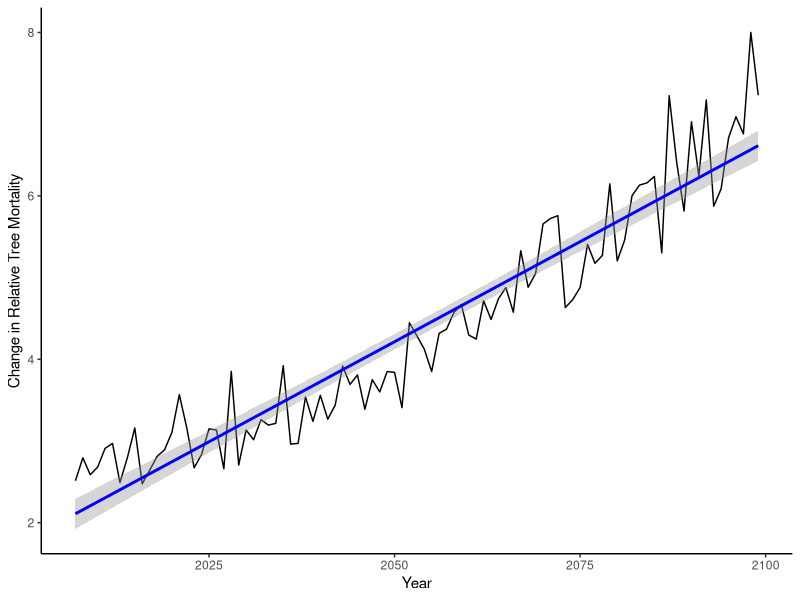
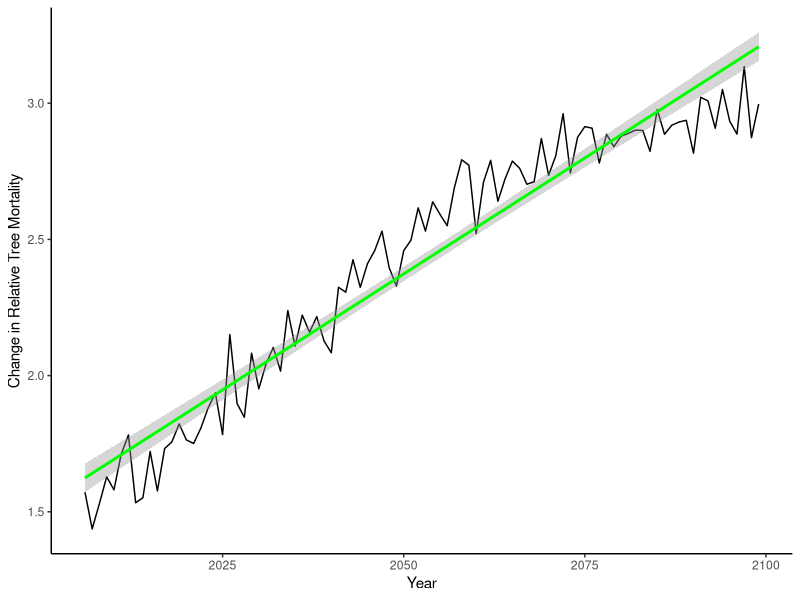
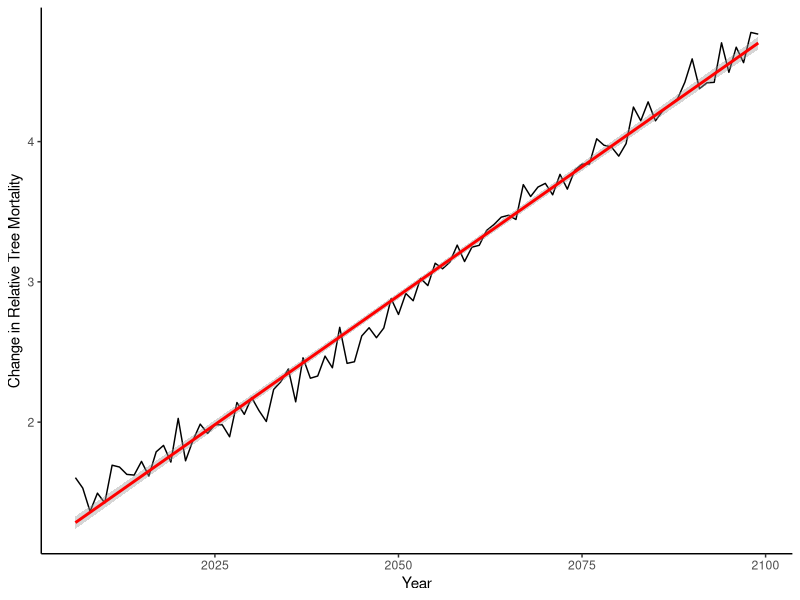
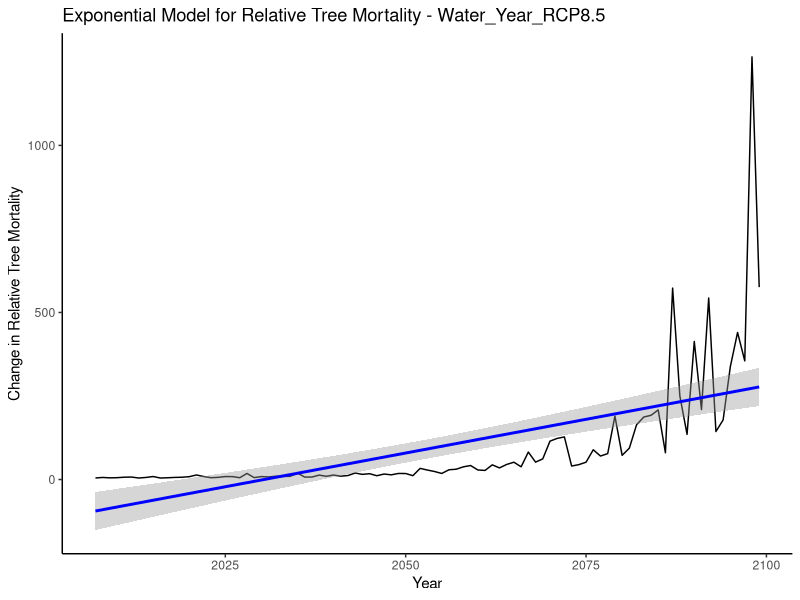
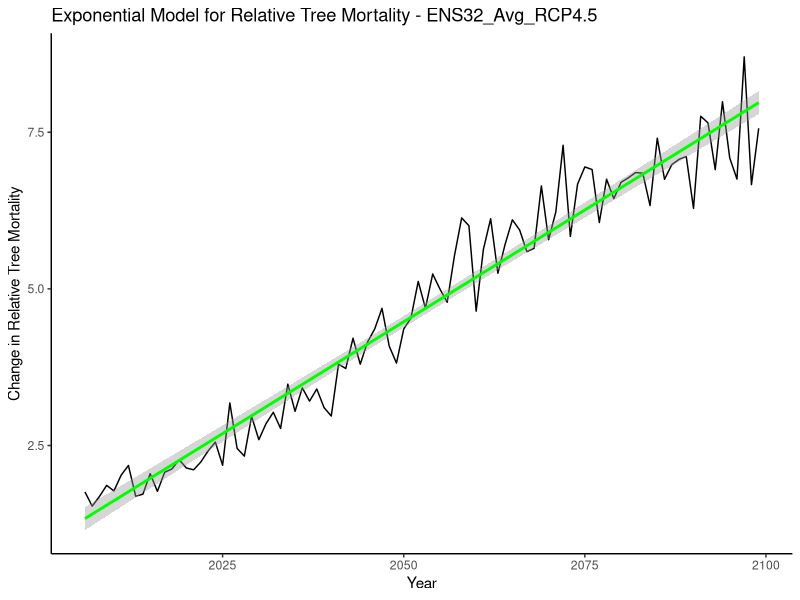
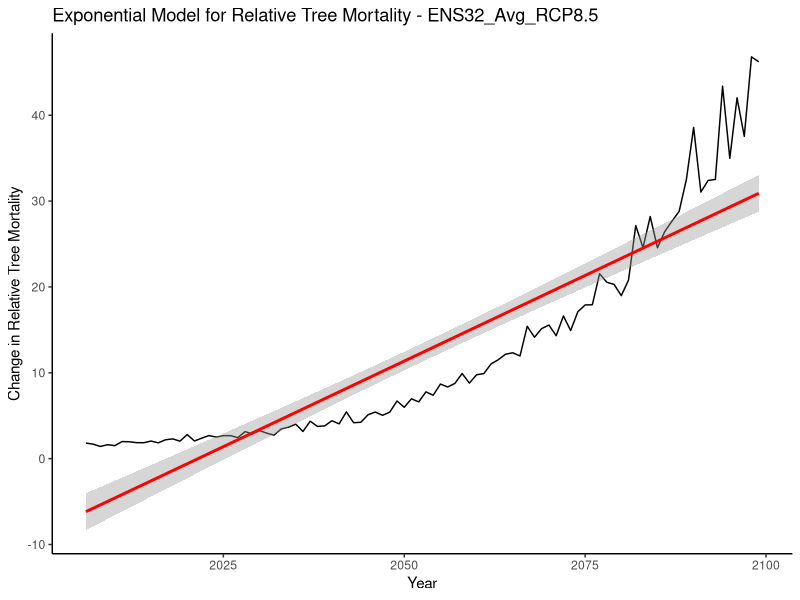

These charts were generated, in order, by the following R code:
## ---- chunk 1
knitr::opts_chunk$set(echo = TRUE)
## ---- chunk 2
#load packages and read in data

library(lubridate)
library(ggplot2)
library(tidyverse)
library(chron)

wateryr_rcp85_k = read.csv("tasmax_wateryear_loca_models_max_rcp85.csv")
ens32avg_hist_k = read.csv("tasmax_year_ens32avg_historical.csv")
ens32avg_rcp45_k = read.csv("tasmax_year_ens32avg_rcp45.csv")
ens32avg_rcp85_k = read.csv("tasmax_year_ens32avg_rcp85.csv")

## ---- chunk 3
#convert all to celsius and subtract from historical average 

wateryr_rcp85 <- wateryr_rcp85_k %>%
  mutate(tasmax_wateryear = tasmax_wateryear - 273.15 - 15.88) 

ens32avg_hist <- ens32avg_hist_k %>%
  mutate(tasmax_year_historical = tasmax_year_historical - 273.15)

ens32avg_rcp45 <- ens32avg_rcp45_k %>%
  mutate(tasmax_year_ens32avg_rcp45 = tasmax_year_ens32avg_rcp45 - 273.15 - 15.88)

ens32avg_rcp85 <- ens32avg_rcp85_k %>%
  mutate(tasmax_year_ens32avg_rcp85 = tasmax_year_ens32avg_rcp85 - 273.15 - 15.88)



## ---- chunk 4
#average reference temp from historical data (1950 - 2005)

summary(ens32avg_hist)

avg <- 15.88

avg

## ---- chunk 5
#variables for emperical linear model for low elevation (b/c climate data is not estimated for high elevations"

B0_lin <- .9465
B1_lin <- .6695

#wateryr_rcp85 linear model for mortality

wateryr_rcp85_mort <- B0_lin + B1_lin * (wateryr_rcp85["tasmax_wateryear"]) %>%
  rename(mortality = tasmax_wateryear)

wateryr_rcp85_mort$year <- c(2007,2008,2009,2010,2011,2012,2013,2014,2015,2016,2017,2018,2019,2020,2021,2022,2023,2024,2025,2026,2027,2028,2029,2030,2031,2032,2033,2034,2035,2036,2037,2038,2039,2040,2041,2042,2043,2044,2045,2046,2047,2048,2049,2050,2051,2052,2053,2054,2055,2056,2057,2058,2059,2060,2061,2062,2063,2064,2065,2066,2067,2068,2069,2070,2071,2072,2073,2074,2075,2076,2077,2078,2079,2080,2081,2082,2083,2084,2085,2086,2087,2088,2089,2090,2091,2092,2093,2094,2095,2096,2097,2098,2099)

wateryr_rcp85_mort_plt = ggplot(wateryr_rcp85_mort, aes(year, wateryr_rcp85_mort$mortality))+geom_line()+ labs(y="Change in Relative Tree Mortality", x="Year") + theme_classic() + stat_smooth(method = "lm", col = "blue")
wateryr_rcp85_mort_plt

#ens32avg_rcp45 linear model for mortality 

ens32avg_rcp45_mort <- B0_lin + B1_lin * (ens32avg_rcp45["tasmax_year_ens32avg_rcp45"]) %>%
  rename(mortality = tasmax_year_ens32avg_rcp45)

ens32avg_rcp45_mort$year <- c(2006,2007,2008,2009,2010,2011,2012,2013,2014,2015,2016,2017,2018,2019,2020,2021,2022,2023,2024,2025,2026,2027,2028,2029,2030,2031,2032,2033,2034,2035,2036,2037,2038,2039,2040,2041,2042,2043,2044,2045,2046,2047,2048,2049,2050,2051,2052,2053,2054,2055,2056,2057,2058,2059,2060,2061,2062,2063,2064,2065,2066,2067,2068,2069,2070,2071,2072,2073,2074,2075,2076,2077,2078,2079,2080,2081,2082,2083,2084,2085,2086,2087,2088,2089,2090,2091,2092,2093,2094,2095,2096,2097,2098,2099)

ens32avg_rcp45_mort_plt = ggplot(ens32avg_rcp45_mort, aes(year, ens32avg_rcp45_mort$mortality))+geom_line()+ labs(y="Change in Relative Tree Mortality", x="Year") + theme_classic() + stat_smooth(method = "lm", col = "green")
ens32avg_rcp45_mort_plt


#ens32avg_rcp85 linear model for mortality

ens32avg_rcp85_mort <- B0_lin + B1_lin * (ens32avg_rcp85["tasmax_year_ens32avg_rcp85"]) %>%
  rename(mortality = tasmax_year_ens32avg_rcp85)

ens32avg_rcp85_mort$year <- c(2006,2007,2008,2009,2010,2011,2012,2013,2014,2015,2016,2017,2018,2019,2020,2021,2022,2023,2024,2025,2026,2027,2028,2029,2030,2031,2032,2033,2034,2035,2036,2037,2038,2039,2040,2041,2042,2043,2044,2045,2046,2047,2048,2049,2050,2051,2052,2053,2054,2055,2056,2057,2058,2059,2060,2061,2062,2063,2064,2065,2066,2067,2068,2069,2070,2071,2072,2073,2074,2075,2076,2077,2078,2079,2080,2081,2082,2083,2084,2085,2086,2087,2088,2089,2090,2091,2092,2093,2094,2095,2096,2097,2098,2099)

ens32avg_rcp85_mort_plt = ggplot(ens32avg_rcp85_mort, aes(year, ens32avg_rcp85_mort$mortality))+geom_line()+ labs(y="Change in Relative Tree Mortality", x="Year") + theme_classic() + stat_smooth(method = "lm", col = "red")
ens32avg_rcp85_mort_plt

ens32avg_rcp85_mort


## ---- chunk 6
#exponential

B0_exp <- -.0752
B1_exp <- .6851

#ens32avg_rcp45 linear model for mortality 

wateryr_rcp85_mort <- 2.7182 ^ (B0_exp + B1_exp * (wateryr_rcp85["tasmax_wateryear"])) %>%
  rename(mortality = tasmax_wateryear)

wateryr_rcp85_mort$year <- c(2007,2008,2009,2010,2011,2012,2013,2014,2015,2016,2017,2018,2019,2020,2021,2022,2023,2024,2025,2026,2027,2028,2029,2030,2031,2032,2033,2034,2035,2036,2037,2038,2039,2040,2041,2042,2043,2044,2045,2046,2047,2048,2049,2050,2051,2052,2053,2054,2055,2056,2057,2058,2059,2060,2061,2062,2063,2064,2065,2066,2067,2068,2069,2070,2071,2072,2073,2074,2075,2076,2077,2078,2079,2080,2081,2082,2083,2084,2085,2086,2087,2088,2089,2090,2091,2092,2093,2094,2095,2096,2097,2098,2099)

wateryr_rcp85_mort_plt = ggplot(wateryr_rcp85_mort, aes(year, wateryr_rcp85_mort$mortality))+geom_line()+ labs(y="Change in Relative Tree Mortality", x="Year", title = "Exponential Model for Relative Tree Mortality - Water_Year_RCP8.5") + theme_classic() + stat_smooth(method = "lm", col = "blue")
wateryr_rcp85_mort_plt

ens32avg_rcp45_mort <- 2.7182 ^ (B0_exp + B1_exp * (ens32avg_rcp45["tasmax_year_ens32avg_rcp45"])) %>%
  rename(mortality = tasmax_year_ens32avg_rcp45)

ens32avg_rcp45_mort$year <- c(2006,2007,2008,2009,2010,2011,2012,2013,2014,2015,2016,2017,2018,2019,2020,2021,2022,2023,2024,2025,2026,2027,2028,2029,2030,2031,2032,2033,2034,2035,2036,2037,2038,2039,2040,2041,2042,2043,2044,2045,2046,2047,2048,2049,2050,2051,2052,2053,2054,2055,2056,2057,2058,2059,2060,2061,2062,2063,2064,2065,2066,2067,2068,2069,2070,2071,2072,2073,2074,2075,2076,2077,2078,2079,2080,2081,2082,2083,2084,2085,2086,2087,2088,2089,2090,2091,2092,2093,2094,2095,2096,2097,2098,2099)

ens32avg_rcp45_mort_plt = ggplot(ens32avg_rcp45_mort, aes(year, ens32avg_rcp45_mort$mortality))+geom_line()+ labs(y="Change in Relative Tree Mortality", x="Year", title = "Exponential Model for Relative Tree Mortality - ENS32_Avg_RCP4.5") + theme_classic() + stat_smooth(method = "lm", col = "green")
ens32avg_rcp45_mort_plt
ens32avg_rcp85_mort <- 2.7182 ^ (B0_exp + B1_exp * (ens32avg_rcp85["tasmax_year_ens32avg_rcp85"])) %>%
  rename(mortality = tasmax_year_ens32avg_rcp85)

ens32avg_rcp85_mort$year <- c(2006,2007,2008,2009,2010,2011,2012,2013,2014,2015,2016,2017,2018,2019,2020,2021,2022,2023,2024,2025,2026,2027,2028,2029,2030,2031,2032,2033,2034,2035,2036,2037,2038,2039,2040,2041,2042,2043,2044,2045,2046,2047,2048,2049,2050,2051,2052,2053,2054,2055,2056,2057,2058,2059,2060,2061,2062,2063,2064,2065,2066,2067,2068,2069,2070,2071,2072,2073,2074,2075,2076,2077,2078,2079,2080,2081,2082,2083,2084,2085,2086,2087,2088,2089,2090,2091,2092,2093,2094,2095,2096,2097,2098,2099)

ens32avg_rcp85_mort_plt = ggplot(ens32avg_rcp85_mort, aes(year, ens32avg_rcp85_mort$mortality))+geom_line()+ labs(y="Change in Relative Tree Mortality", x="Year", title = "Exponential Model for Relative Tree Mortality - ENS32_Avg_RCP8.5") + theme_classic() + stat_smooth(method = "lm", col = "red")
ens32avg_rcp85_mort_plt
## ---- chunk 7
lm_wateryr_linear = lm(mortality~year, data = wateryr_rcp85_mort)
summary(lm_wateryr_linear)


lm_avg_rcp45_linear = lm(mortality~year, data = ens32avg_rcp45_mort)
summary(lm_avg_rcp45_linear)

lm_avg_rcp85_linear = lm(mortality~year, data = ens32avg_rcp85_mort)
summary(lm_avg_rcp45_linear)
